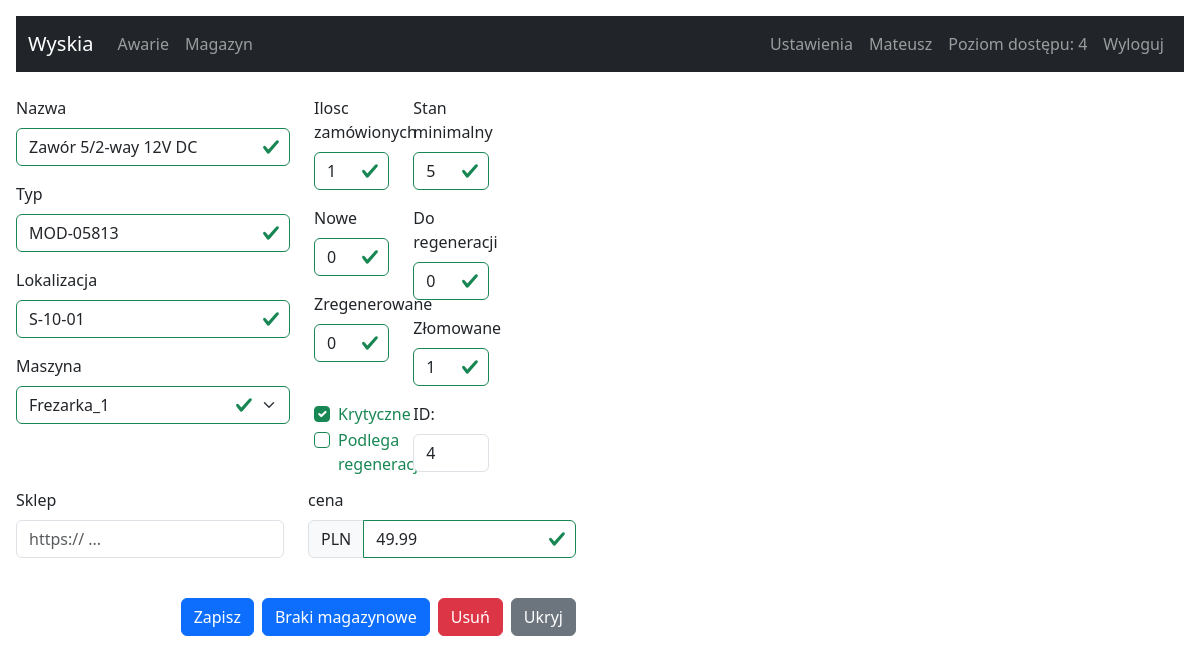
The page /management-warehouse?id=4 (signed in) on the database its author committed.
### tables this page shows
CREATE TABLE users (
		id INTEGER NOT NULL, 
		login VARCHAR(140), 
		password VARCHAR(140),
		rank INTEGER, name TEXT,
		PRIMARY KEY (id)
	);

CREATE TABLE warehouse (
		id INTEGER NOT NULL, 
		nazwa VARCHAR(140), 
		typ VARCHAR(140),
		stan_min INTEGER, 
		ilosc_zam INTEGER,
		nowe INTEGER,
		do_reg INTEGER,
		regen INTEGER,
		zlom INTEGER,
		rp BOOL,
		maszyna VARCHAR(140),
		lokalizacja VARCHAR(140),
		krytyczne BOOL,
		cena FLOAT,
		case_id TEXT, sklep varchar(255), 
		PRIMARY KEY (id)
	);

### app.py (the view, shortened to what this page needs)
@app.route('/management-warehouse', methods = ['POST', 'GET'])
@flask_login.login_required
def warehouse_page():
   rows_per_page = 30   # Ilość zgłoszeń na stronie
   search_id = request.args.get('search_id', default = None, type = int)
   search = request.args.get('search', default = '', type = str)
   nr_page = request.args.get('page', default = 1, type = int)
   id_db = request.args.get('id', default = "", type = int)
   color_info_list = {1: 'class=table-danger', 2: 'class=table-warning', 3: 'class=table-success', 4: 'class=table-secondary', 5: ''}
   if search_id:
      query_select = f"SELECT * FROM warehouse WHERE id LIKE '{search_id}'"
      rows = sql_select(query_select)
      return render_template("management-warehouse.html", rows = rows, color_info = color_info_list)
   elif search:
      query_select = f"SELECT * FROM warehouse WHERE nazwa LIKE '%{search}%' OR typ LIKE '%{search}%' OR maszyna LIKE '%{search}%' ORDER BY nazwa DESC"
      rows = sql_select(query_select)
      return render_template("management-warehouse.html", rows = rows, color_info = color_info_list)
   if request.method == 'POST':
      row = {}
      row.clear()
      row['nazwa'] = request.form['nazwa']
      row['typ'] = request.form['typ']
      row['stan_min'] = request.form['stan_min']
      row['ilosc_zam'] = request.form['ilosc_zam']
      row['nowe'] = request.form['nowe']
      row['do_reg'] = request.form['do_reg']
      row['regen'] = request.form['regen']
      row['zlom'] = request.form['zlom']
      if 'rp' in request.form:
         row['rp'] = request.form['rp']
      else:
         row['rp'] = 0
      row['maszyna'] = request.form['maszyna']
      row['lokalizacja'] = request.form['lokalizacja']
      if 'krytyczne' in request.form :
         row['krytyczne'] = request.form['krytyczne']
      else:
         row['krytyczne'] = 0
      row['cena'] = request.form['cena']
      row['sklep'] = request.form['sklep']
      if request.form['action'] == 'save':
         row['update_id'] = request.form['update_id']
         query_update = f"UPDATE warehouse SET nazwa='{row['nazwa']}', typ='{row['typ']}', stan_min='{row['stan_min']}', ilosc_zam='{row['ilosc_zam']}', nowe='{row['nowe']}', do_reg='{row['do_reg']}', regen='{row['regen']}', zlom='{row['zlom']}', rp='{row['rp']}', maszyna='{row['maszyna']}', lokalizacja='{row['lokalizacja']}', krytyczne='{row['krytyczne']}', cena='{row['cena']}', sklep='{row['sklep']}' WHERE id='{row['update_id']}'"
         sql_update(query_update)
         return redirect('/management-warehouse')
      if request.form['action'] == 'add-part':
         query_select = f"INSERT INTO warehouse (nazwa, typ, stan_min, ilosc_zam, nowe, do_reg, regen, zlom, rp, maszyna, lokalizacja, krytyczne, cena, sklep) VALUES('{row['nazwa']}', '{row['typ']}', '{row['stan_min']}', '{row['ilosc_zam']}', '{row['nowe']}', '{row['do_reg']}', '{row['regen']}', '{row['zlom']}', '{row['rp']}', '{row['maszyna']}', '{row['lokalizacja']}', '{row['krytyczne']}', '{row['cena']}', '{row['sklep']}')"
         sql_insert(query_select)
         return redirect('/management-warehouse')
      if request.form['action'] == 'delete':
         row['update_id'] = request.form['update_id']
         query_delete = f"DELETE FROM warehouse WHERE id='{row['update_id']}'"
         sql_delete(query_delete)
         return redirect('/management-warehouse')
   elif id_db:
      query_select = f"SELECT * FROM warehouse WHERE id LIKE '{id_db}'"
      row = sql_select(query_select)
      row_dict = delete_none(row)
      query_select = f"SELECT * FROM warehouse ORDER BY nazwa DESC"
      rows_all = sql_select(query_select)
      return render_template('part.html', row = row_dict, rows_all = rows_all)

### app.py (called while the page is built)
def get_db_connection():
   con = sql.connect('wsb.sqlite')
   con.row_factory = sql.Row
   return con

def sql_select(query_select):
   con = get_db_connection()
   cur = con.cursor()
   cur.execute(query_select)
   row = cur.fetchall()
   con.close()
   return row

def delete_none(row):
   row_dict = dict(row[0])
   for key, value in row_dict.items():
      if value is None:
         row_dict[key] = ""
   return row_dict

@login_manager.user_loader
def user_loader(login_email):
   if login_email not in users:
      return
   user = User()
   user.id = login_email
   user.rank = users[login_email]['rank']
   user.name = users[login_email]['name']
   return user

### templates/part.html (shortened to what this page needs)
{% extends 'base.html' %}"
{% block content %}
<form method="post">
  <div class="row align-items-start">
    <div class="col-md-3 was-validated">
      <div class="mb-3">
        <label class="form-label">Nazwa</label>
        <input type="text" name="nazwa" class="form-control" value="{{ row['nazwa'] }}" required>
      </div>
      <div class="mb-3">
        <label class="form-label">Typ</label>
        <input type="text" name="typ" class="form-control" value="{{ row['typ'] }}" required>
      </div>
      <div class="mb-3">
        <label class="form-label">Lokalizacja</label>
        <input type="text" name="lokalizacja" class="form-control" value="{{ row['lokalizacja'] }}" required>
      </div>
      <div class="mb-3">
        <label class="form-label">Maszyna</label>
        <select class="form-select" name="maszyna" required>
          <option value="{{row['maszyna'] }}" selected >{{row['maszyna'] }}</option>
        </select>
      </div>
    </div>
    <div class="col-md-1 was-validated">
      <div class="mb-3">
        <label class="form-label">Ilosc zamówionych</label>
        <input type="text" name="ilosc_zam" class="form-control" value="{{ row['ilosc_zam'] }}" required>
      </div>
      <div class="mb-3">
        <label class="form-label">Nowe</label>
        <input type="text" name="nowe" class="form-control" value="{{ row['nowe'] }}" required>
      </div>
      <div class="mb-3">
        <label class="form-label">Zregenerowane</label>
        <input type="text" name="regen" class="form-control" value="{{ row['regen'] }}" required>
      </div>
      <div class="col">
        <br>
        <div class="form-check form-check-inline">
          <input class="form-check-input" type="checkbox" name="krytyczne" value="1" {%if row['krytyczne']%} checked {%endif%}>
          <label class="form-check-label"> Krytyczne </label>
        </div>
        <div class="form-check form-check-inline">
          <input class="form-check-input" type="checkbox" name="rp" value="1" {%if row['rp']%} checked {%endif%}>
          <label class="form-check-label"> Podlega regeneracji </label>
        </div>
      </div>
    </div>
    <div class="col-md-1 was-validated">
      <div class="mb-3">
        <label class="form-label">Stan minimalny</label>
        <input type="text" name="stan_min" class="form-control" value="{{ row['stan_min'] }}" required>
      </div>
      <div class="mb-3">
        <label class="form-label">Do regeneracji</label>
        <input type="text" name="do_reg" class="form-control" value="{{ row['do_reg'] }}" required>
      </div>
      <div class="mb-3">
        <label class="form-label">Złomowane</label>
        <input type="text" name="zlom" class="form-control" value="{{ row['zlom'] }}" required>
      </div>
      <div class="mb-3">
        <label class="form-label">ID:</label>
        <input type="text" name="update_id" class="form-control" value="{{ row['id'] }}" readonly>
      </div>
    </div>
    <div class="row align-items-start">
      <div class="col-md-6">
        <div class="row">
          <div class="col">
            <label class="form-label">Sklep</label>
            <input type="text" name="sklep" class="form-control" placeholder="https:// ..." value="{{ row['sklep'] }}">
          </div>
          <div class="col was-validated">
            <label class="form-label">cena</label>
            <div class="input-group mb-3">
              <span class="input-group-text">PLN</span>
              <input type="text" name="cena" class="form-control" aria-label="Amount (to the nearest dollar)"
                value="{{ row['cena'] }}" required>
            </div>
          </div>
        </div>
        <br>
        <div class="d-grid gap-2 d-md-flex justify-content-md-end">
          {%if current_user.rank >= 2 %}
          <button type="submit" class="btn btn-primary" name="action" value="save">Zapisz</button>
          {%endif%}
            <button type="button" class="btn btn-primary" data-bs-toggle="modal" data-bs-target="#stockout-show">Braki magazynowe</button>
          {%if current_user.rank >= 3 %}
            <button type="submit" class="btn btn-danger" name="action" value="delete">Usuń</button>
          {%endif%}
          <a href="/management-warehouse" type="submit" class="btn btn-secondary" formnovalidate>Ukryj</a>
        </div>
      </div>
    </div>
  </div>
</form>
{% endblock %}

### templates/navbar.html (shortened to what this page needs)
<nav class="navbar navbar-expand-lg navbar-dark bg-dark">
  <div class="container-fluid">
    <a class="navbar-brand" href="/">Wyskia</a>
    <div class="collapse navbar-collapse" id="navbarSupportedContent">
      <ul class="navbar-nav me-auto mb-2 mb-lg-0">
        <li class="nav-item">
          <a class="nav-link" href="/management-failure">Awarie</a>
        </li>
        <li class="nav-item">
          <a class="nav-link" href="/management-warehouse">Magazyn</a>
        </li>
      </ul>
      <ul class="navbar-nav me-right mb-2 mb-lg-0">
        <li class="nav-item">
          <a class="nav-link" href="/settings">Ustawienia</a>
        </li>
        <li class="nav-item">
          <a class="nav-link" disabled> {{ current_user.id }}</a>
        </li>
        <li class="nav-item">
          <a class="nav-link" disabled> Poziom dostępu: {{ current_user.rank }}</a>
        </li>
        <li class="nav-item">
          <a class="nav-link" href="/logout">Wyloguj</a>
        </li>
      </ul>
    </div>
  </div>
</nav>

### rows shown on the page
users: rank "4"
warehouse: nazwa "Zawór 5/2-way 12V DC", typ "MOD-05813", lokalizacja "S-10-01", maszyna "Frezarka_1", ilosc_zam "1", nowe "0", regen "0", krytyczne "☑", stan_min "5", do_reg "0", zlom "1", update_id "4", cena "49.99"

### other values the page prints
{{ current_user.id }} "Mateusz"
